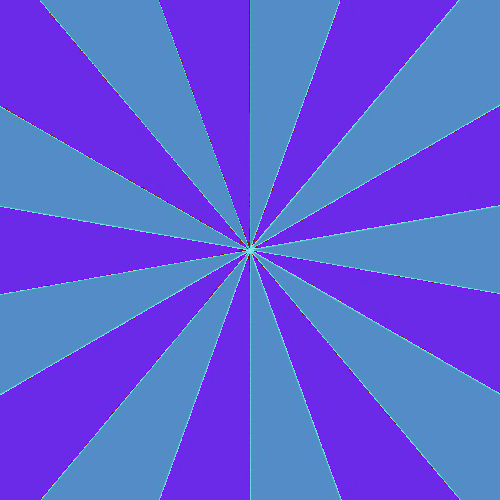
#> input picture encrypted_image.png, 500 x 500 px
$ python prodigyinfotech_02.py
#> lines starting #> are read from the running program, lines starting #| are printed output that depends on the picture
#> the answer given: 1
#> the answer given: encrypted_image.png
import cv2
import os
import sys


def encrypt_image(image_path, key, output_path):
    # Check if the input image exists
#> called with image_path = 'encrypted_image.png', key = 50, output_path = 'encrypted_image.png'
    if not os.path.isfile(image_path):
        raise FileNotFoundError(f"Input image file '{image_path}' not found.")

    image = cv2.imread(image_path)
#> image is the input picture: shape (500, 500, 3); mean B, G, R 214.8, 92.8, 96.1

    # Check if the image was loaded correctly
    if image is None:
        raise ValueError(f"Unable to load image file '{image_path}'.")

    # Applying a simple mathematical operation
    encrypted_image = (image + key) % 256
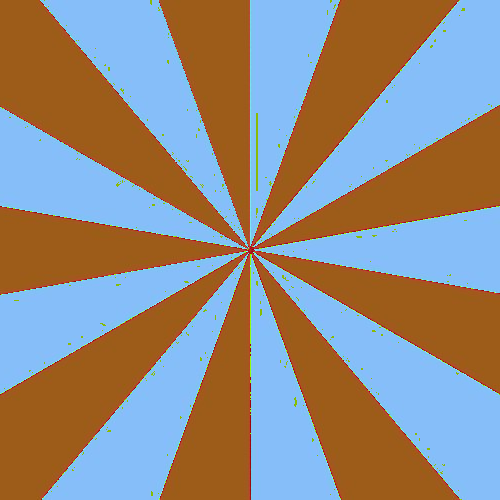
#> encrypted_image: shape (500, 500, 3) int16; mean B, G, R 134.2, 139.8, 146.1

    # Swapping pixels (simple example)
    encrypted_image = encrypted_image[:, ::-1]  # Reverse columns
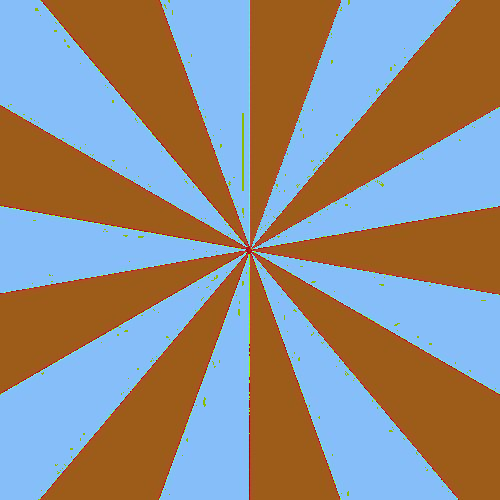
#> encrypted_image: shape (500, 500, 3) int16; mean B, G, R 134.2, 139.8, 146.1

    cv2.imwrite(output_path, encrypted_image)


def decrypt_image(image_path, key, output_path):
    # Check if the input image exists
    if not os.path.isfile(image_path):
        raise FileNotFoundError(f"Input image file '{image_path}' not found.")

    image = cv2.imread(image_path)

    # Check if the image was loaded correctly
    if image is None:
        raise ValueError(f"Unable to load image file '{image_path}'.")

    # Reverse the pixel swap
    decrypted_image = image[:, ::-1]

    # Reverse the mathematical operation
    decrypted_image = (decrypted_image - key) % 256

    cv2.imwrite(output_path, decrypted_image)


def get_full_image_path(image_path):
    return os.path.abspath(image_path)


def check_image_exists(image_path):
    if not os.path.isfile(image_path):
        raise FileNotFoundError(f"Input image file '{image_path}' not found.")


def load_and_display_image(image_path):
    image = cv2.imread(image_path)
    if image is None:
        raise ValueError(f"Unable to load image file '{image_path}'.")

    cv2.imshow('Loaded Image', image)
    cv2.waitKey(0)
    cv2.destroyAllWindows()


encrypted_path = 'encrypted_image.png'
decrypted_path = 'decrypted_image.png'
key = 50
while True:
    print("Image Encryption and Decryption using Pixel Manipulation")
    print("1.Encrypte the image")
    print("2.Decrypt the encrypted image")
    print("3.exit")
    choice = int(input("enter ur choice:"))
    if choice == 1:
        image_path1 = input("Enter the path to the image file to encrypt: ")
        try:
            # Encrypt the image
            encrypt_image(image_path1, key, encrypted_path)
            print(f"Image encrypted succefully")
        except (FileNotFoundError, ValueError) as e:
            print(e)
        while True:
            print("1. View image path")
            print("2.display encrypted image")
            print("3. Exit")

            choice = input("Enter your choice (1-4): ")
#> the answer given: 1
#> the answer given: 1
#> the answer given: 1
#> the answer given: 1
#> (the run stopped early here; a loop or call above may not have finished)
